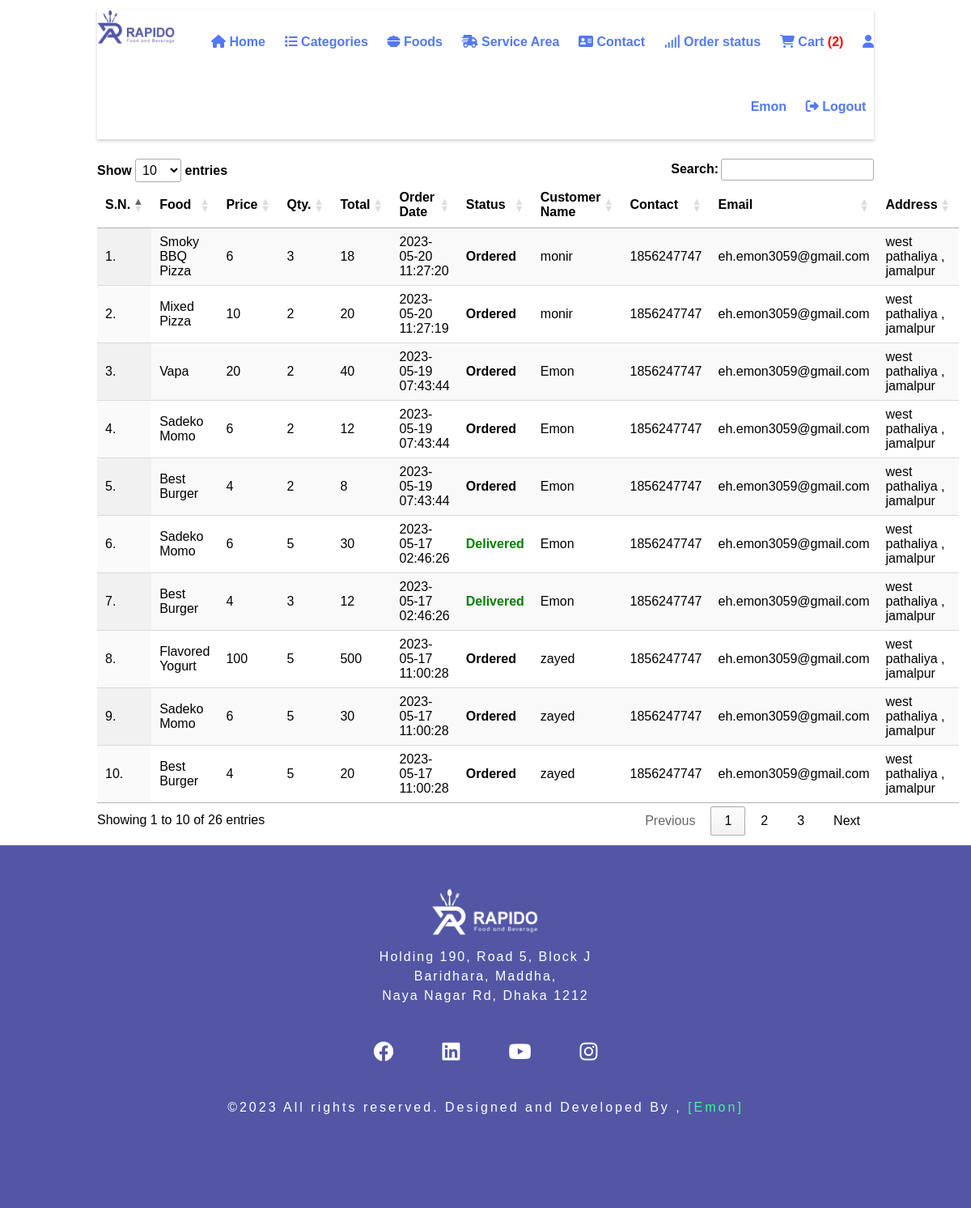
Page /order_status.php (signed in) on the committed database.
### tables this page shows
CREATE TABLE `customer_info` (
  `id` int(11) NOT NULL AUTO_INCREMENT,
  `first_name` varchar(100) DEFAULT NULL,
  `last_name` varchar(100) DEFAULT NULL,
  `cus_email` varchar(255) DEFAULT NULL,
  `cus_password` varchar(255) DEFAULT NULL,
  PRIMARY KEY (`id`)
);

CREATE TABLE `tbl_order` (
  `id` int(10) unsigned NOT NULL AUTO_INCREMENT,
  `food` varchar(150) NOT NULL,
  `price` int(11) NOT NULL,
  `qty` int(11) NOT NULL,
  `total` int(11) NOT NULL,
  `order_date` datetime NOT NULL,
  `status` varchar(50) NOT NULL,
  `customer_name` varchar(150) NOT NULL,
  `customer_contact` varchar(20) NOT NULL,
  `customer_email` varchar(150) NOT NULL,
  `customer_address` varchar(255) NOT NULL,
  `order_from` varchar(255) DEFAULT NULL,
  `who_updated` varchar(100) DEFAULT NULL,
  `our_location` varchar(100) DEFAULT NULL,
  PRIMARY KEY (`id`)
);

### order_status.php (the view, shortened to what this page needs)
<?php include('partials-front/menu.php');
 $order_user = $_SESSION['user-email'];
?>
<div class="container">
    <table id="example" class="display " style="width:100%">
        <thead>
            <tr>
                <th>S.N.</th>
                <th>Food</th>
                <th>Price</th>
                <th>Qty.</th>
                <th>Total</th>
                <th>Order Date</th>
                <th>Status</th>
                <th>Customer Name</th>
                <th>Contact</th>
                <th>Email</th>
                <th>Address</th>
            </tr>
        </thead>
        <tbody>
            <?php
            $sql = "SELECT * FROM `tbl_order` WHERE `order_from` = '$order_user' ORDER BY id DESC";
            $res = mysqli_query($conn, $sql);
            $count = mysqli_num_rows($res);
            $sn = 1;
            if ($count > 0) {
                while ($row = mysqli_fetch_assoc($res)) {
                    $food = $row['food'];
                    $price = $row['price'];
                    $qty = $row['qty'];
                    $total = $row['total'];
                    $order_date = $row['order_date'];
                    $status = $row['status'];
                    $customer_name = $row['customer_name'];
                    $customer_contact = $row['customer_contact'];
                    $customer_email = $row['customer_email'];
                    $customer_address = $row['customer_address'];
            ?>
                    <tr>
                        <td><?php echo $sn++; ?>. </td>
                        <td><?php echo $food; ?></td>
                        <td><?php echo $price; ?></td>
                        <td><?php echo $qty; ?></td>
                        <td><?php echo $total; ?></td>
                        <td><?php echo $order_date; ?></td>
                        <td>
                            <?php
                            if ($status == "Ordered") {
                                echo "<label>$status</label>";
                            } elseif ($status == "On Delivery") {
                                echo "<label style='color: orange;'>$status</label>";
                            } elseif ($status == "Delivered") {
                                echo "<label style='color: green;'>$status</label>";
                            } elseif ($status == "Cancelled") {
                                echo "<label style='color: red;'>$status</label>";
                            }
                            ?>
                        </td>
                        <td><?php echo $customer_name; ?></td>
                        <td><?php echo $customer_contact; ?></td>
                        <td><?php echo $customer_email; ?></td>
                        <td><?php echo $customer_address; ?></td>
                    </tr>
            <?php
                }
            } else {
                echo "<tr><td colspan='12' class='error'>Orders not Available</td></tr>";
            }
            ?>
        </tbody>
    </table>
</div>
<?php include('partials-front/footer.php'); ?>

### partials-front/menu.php (shortened to what this page needs)
<?php include('config/constants.php');
  @$order_user =  $_SESSION['user-email'];
?>
<!DOCTYPE html>
<html lang="en">
<head>
    <link rel="stylesheet" href="css/style.css">
    <link rel="stylesheet" href="https://cdn.datatables.net/1.13.4/css/jquery.dataTables.min.css">
    <link rel="stylesheet" href=" https://cdn.datatables.net/rowreorder/1.3.3/css/rowReorder.dataTables.min.css">
    <link rel="stylesheet" href=" https://cdn.datatables.net/responsive/2.4.1/css/responsive.dataTables.min.css">
	<link rel="stylesheet" href="https://cdnjs.cloudflare.com/ajax/libs/font-awesome/6.4.0/css/all.min.css" />
</head>
<body>
    <section class="header_1">
        <div class="container">
            <div class="logo">
                <a href="#" title="Logo">
                    <img src="images/Rapido-Logo.png" alt="Restaurant Logo" class="img-responsive">
                </a>
            </div>
            <div class="menu text-right">
                <ul>
                    <li>
                        <a href="<?php echo SITEURL; ?>"> <i class="fa-solid fa-house"></i> Home</a>
                    </li>
                    <li>
                        <a href="<?php echo SITEURL; ?>categories.php"> <i class="fa-solid fa-list"></i> Categories</a>
                    </li>
                    <li>
                        <a href="<?php echo SITEURL; ?>foods.php"> <i class="fa-solid fa-bowl-food"></i> Foods</a>
                    </li>
                    <li>
                        <a href="<?php echo SITEURL; ?>service_area.php"> <i class="fa-solid fa-truck-fast"></i> Service Area</a>
                    </li>
                    <?php
                    if ($order_user) {
                    ?>
                        <li>
                            <a href="contact.php"> <i class="fa-solid fa-address-card"></i> Contact</a>
                        </li>
                    <?php
                    }
                    ?>
                    <?php
                    if ($order_user) {
                    ?>
                        <li>
                            <a href="order_status.php"> <i class="fa-solid fa-signal"></i> Order status</a>
                        </li>
                        <li>
                            <a href="cart2.php"> <i class="fa-solid fa-cart-shopping"></i> Cart</a>
							<?php
								$sql = "SELECT COUNT(*) AS total FROM `tbl_cart` WHERE `from_order` = '$order_user'";
								$result = mysqli_query($conn, $sql);
								if ($result) {
									$row = mysqli_fetch_assoc($result);
									$total = $row['total'];
									echo "<span style='color:red'>($total)</span>";
								} else {
									echo "0";
								}
							?>
                        </li>
                    <?php
                    }
                    ?>
                    <?php
                    if ($order_user) {
						$sql_for_name = "SELECT `last_name` FROM `customer_info` WHERE `cus_email`='$order_user'";
						$execute = mysqli_query($conn,$sql_for_name);
						$row = mysqli_fetch_assoc($execute);
						$last_name = $row['last_name'];
                    ?>
                        <li>
                            <a href=""> <i class="fa-solid fa-user"></i> <?php print $last_name ?>  </a>
                        </li>
						<li>
							<a href="logout.php"> <i class="fa-solid fa-right-from-bracket"></i> Logout</a>
						</li>
                    <?php
                    }
                    ?>
                </ul>
            </div>
        </div>
    </section>

### css/style.css (style rules this page uses)
body { margin: 0; padding: 0; }
* { margin: 0 0; padding: 0 0; font-family: Arial, Helvetica, sans-serif; }
.container { width: 80%; margin: 0 auto; padding: 1%; }
.img-responsive { width: 100%; }
.text-right { text-align: right; }
a { color: #5379f8; text-decoration: none; }
.logo { width: 10%; float: left; }
.menu { width: 100%; line-height: 5rem; box-shadow: 0 2px 4px rgba(0, 0, 0, 0.2); }
.menu ul { list-style-type: none; }
.menu ul li { display: inline; padding: 1%; font-weight: bold; }

### partials-front/menu.php (style rules this page uses)
body { font-family: Arial, sans-serif; margin: 0; padding: 0; }
label { font-size: 16px; margin-bottom: 5px; font-weight: bold; }

### rows in the picture
customer_info: last_name "Emon"
tbl_order: food "Smoky BBQ Pizza", price "6", qty "3", total "18", order_date "2023-05-20 11:27:20", status "Ordered", customer_name "monir", customer_contact "1856247747", customer_email "eh.emon3059@gmail.com", customer_address "west pathaliya , jamalpur"
tbl_order: food "Mixed Pizza", price "10", qty "2", total "20", order_date "2023-05-20 11:27:19", status "Ordered", customer_name "monir", customer_contact "1856247747", customer_email "eh.emon3059@gmail.com", customer_address "west pathaliya , jamalpur"
tbl_order: food "Vapa", price "20", qty "2", total "40", order_date "2023-05-19 07:43:44", status "Ordered", customer_name "Emon", customer_contact "1856247747", customer_email "eh.emon3059@gmail.com", customer_address "west pathaliya , jamalpur"
tbl_order: food "Sadeko Momo", price "6", qty "2", total "12", order_date "2023-05-19 07:43:44", status "Ordered", customer_name "Emon", customer_contact "1856247747", customer_email "eh.emon3059@gmail.com", customer_address "west pathaliya , jamalpur"
tbl_order: food "Best Burger", price "4", qty "2", total "8", order_date "2023-05-19 07:43:44", status "Ordered", customer_name "Emon", customer_contact "1856247747", customer_email "eh.emon3059@gmail.com", customer_address "west pathaliya , jamalpur"
tbl_order: food "Sadeko Momo", price "6", qty "5", total "30", order_date "2023-05-17 02:46:26", status "Delivered", customer_name "Emon", customer_contact "1856247747", customer_email "eh.emon3059@gmail.com", customer_address "west pathaliya , jamalpur"
tbl_order: food "Best Burger", price "4", qty "3", total "12", order_date "2023-05-17 02:46:26", status "Delivered", customer_name "Emon", customer_contact "1856247747", customer_email "eh.emon3059@gmail.com", customer_address "west pathaliya , jamalpur"
tbl_order: food "Flavored Yogurt", price "100", qty "5", total "500", order_date "2023-05-17 11:00:28", status "Ordered", customer_name "zayed", customer_contact "1856247747", customer_email "eh.emon3059@gmail.com", customer_address "west pathaliya , jamalpur"
tbl_order: food "Sadeko Momo", price "6", qty "5", total "30", order_date "2023-05-17 11:00:28", status "Ordered", customer_name "zayed", customer_contact "1856247747", customer_email "eh.emon3059@gmail.com", customer_address "west pathaliya , jamalpur"
tbl_order: food "Best Burger", price "4", qty "5", total "20", order_date "2023-05-17 11:00:28", status "Ordered", customer_name "zayed", customer_contact "1856247747", customer_email "eh.emon3059@gmail.com", customer_address "west pathaliya , jamalpur"

### other values in the picture
$total "2"
